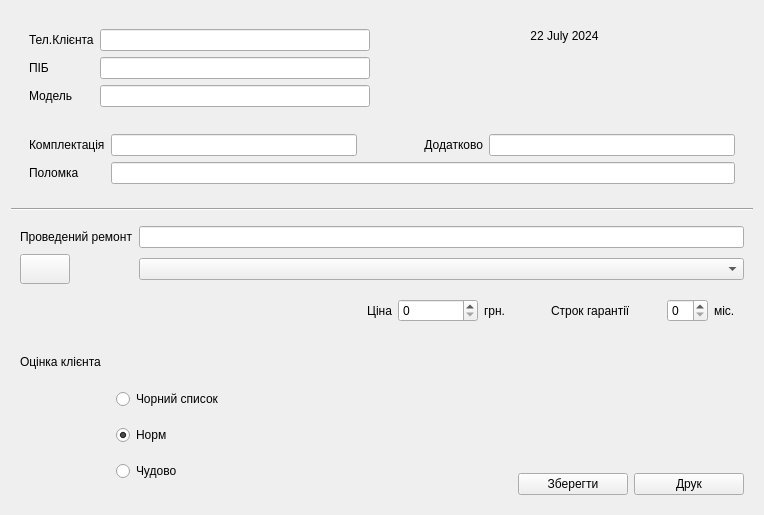
        <widget class="QWidget" name="tabOutCheck">
         <attribute name="title">
          <string>Талон</string>
         </attribute>
         <layout class="QGridLayout" name="gridLayout_6">
          <item row="0" column="0" colspan="2">
           <widget class="QWidget" name="widget_8" native="true">
            <layout class="QGridLayout" name="gridLayout_15">
             <item row="0" column="0">
              <widget class="QWidget" name="widget_9" native="true">
               <layout class="QGridLayout" name="gridLayout_12">
                <item row="0" column="0">
                 <widget class="QLabel" name="label_18">
                  <property name="text">
                   <string>Тел.Клієнта</string>
                  </property>
                 </widget>
                </item>
                <item row="0" column="1">
                 <widget class="QLineEdit" name="lineEditCouponPhoneNum"/>
                </item>
                <item row="1" column="0">
                 <widget class="QLabel" name="label_19">
                  <property name="text">
                   <string>ПІБ</string>
                  </property>
                 </widget>
                </item>
                <item row="1" column="1">
                 <widget class="QLineEdit" name="lineEditCouponName"/>
                </item>
                <item row="2" column="0">
                 <widget class="QLabel" name="label_20">
                  <property name="text">
                   <string>Модель</string>
                  </property>
                 </widget>
                </item>
                <item row="2" column="1">
                 <widget class="QLineEdit" name="lineEditCouponModel"/>
                </item>
               </layout>
              </widget>
             </item>
             <item row="0" column="1">
              <widget class="QWidget" name="widget_10" native="true">
               <layout class="QGridLayout" name="gridLayout_14">
                <item row="3" column="0">
                 <spacer name="horizontalSpacer_20">
                  <property name="orientation">
                   <enum>Qt::Horizontal</enum>
                  </property>
                  <property name="sizeHint" stdset="0">
                   <size>
                    <width>40</width>
                    <height>20</height>
                   </size>
                  </property>
                 </spacer>
                </item>
                <item row="2" column="0">
                 <spacer name="verticalSpacer_2">
                  <property name="orientation">
                   <enum>Qt::Vertical</enum>
                  </property>
                  <property name="sizeHint" stdset="0">
                   <size>
                    <width>20</width>
                    <height>47</height>
                   </size>
                  </property>
                 </spacer>
                </item>
                <item row="1" column="0">
                 <widget class="QLabel" name="label_CouponDate">
                  <property name="minimumSize">
                   <size>
                    <width>150</width>
                    <height>0</height>
                   </size>
                  </property>
                  <property name="text">
                   <string>22 July 2024</string>
                  </property>
                  <property name="alignment">
                   <set>Qt::AlignCenter</set>
                  </property>
                 </widget>
                </item>
               </layout>
              </widget>
             </item>
             <item row="1" column="0" colspan="2">
              <widget class="QWidget" name="widget_11" native="true">
               <layout class="QGridLayout" name="gridLayout_13">
                <item row="0" column="0">
                 <widget class="QLabel" name="label_21">
                  <property name="text">
                   <string>Комплектація</string>
                  </property>
                 </widget>
                </item>
                <item row="0" column="1">
                 <widget class="QLineEdit" name="lineEditCouponPackage"/>
                </item>
                <item row="0" column="2">
                 <widget class="QLabel" name="label_23">
                  <property name="minimumSize">
                   <size>
                    <width>120</width>
                    <height>0</height>
                   </size>
                  </property>
                  <property name="text">
                   <string>Додатково</string>
                  </property>
                  <property name="alignment">
                   <set>Qt::AlignRight|Qt::AlignTrailing|Qt::AlignVCenter</set>
                  </property>
                 </widget>
                </item>
                <item row="0" column="3">
                 <widget class="QLineEdit" name="lineEditCouponAdditionalPack"/>
                </item>
                <item row="1" column="0">
                 <widget class="QLabel" name="label_22">
                  <property name="text">
                   <string>Поломка</string>
                  </property>
                 </widget>
                </item>
                <item row="1" column="1" colspan="3">
                 <widget class="QLineEdit" name="lineEditCouponBreakage"/>
                </item>
               </layout>
              </widget>
             </item>
            </layout>
           </widget>
          </item>
          <item row="1" column="0" colspan="2">
           <widget class="Line" name="line_3">
            <property name="orientation">
             <enum>Qt::Horizontal</enum>
            </property>
           </widget>
          </item>
          <item row="2" column="0" colspan="2">
           <widget class="QWidget" name="widget_12" native="true">
            <layout class="QGridLayout" name="gridLayout_16">
             <item row="0" column="0">
              <widget class="QLabel" name="label_24">
               <property name="text">
                <string>Проведений ремонт</string>
               </property>
              </widget>
             </item>
             <item row="0" column="1">
              <widget class="QLineEdit" name="lineEditCouponBreakFix"/>
             </item>
             <item row="1" column="1">
              <widget class="QComboBox" name="comboBoxCouponBreakFix"/>
             </item>
             <item row="2" column="0" colspan="2">
              <widget class="QWidget" name="widget_13" native="true">
               <layout class="QHBoxLayout" name="horizontalLayout_5">
                <item>
                 <spacer name="horizontalSpacer_16">
                  <property name="orientation">
                   <enum>Qt::Horizontal</enum>
                  </property>
                  <property name="sizeHint" stdset="0">
                   <size>
                    <width>40</width>
                    <height>20</height>
                   </size>
                  </property>
                 </spacer>
                </item>
                <item>
                 <widget class="QLabel" name="label_25">
                  <property name="minimumSize">
                   <size>
                    <width>90</width>
                    <height>0</height>
                   </size>
                  </property>
                  <property name="layoutDirection">
                   <enum>Qt::LeftToRight</enum>
                  </property>
                  <property name="text">
                   <string>Ціна</string>
                  </property>
                  <property name="alignment">
                   <set>Qt::AlignRight|Qt::AlignTrailing|Qt::AlignVCenter</set>
                  </property>
                 </widget>
                </item>
                <item>
                 <widget class="QSpinBox" name="spinBoxCouponPrice">
                  <property name="minimumSize">
                   <size>
                    <width>80</width>
                    <height>0</height>
                   </size>
                  </property>
                  <property name="maximum">
                   <number>1000000</number>
                  </property>
                  <property name="singleStep">
                   <number>50</number>
                  </property>
                 </widget>
                </item>
                <item>
                 <widget class="QLabel" name="label_27">
                  <property name="text">
                   <string>грн.</string>
                  </property>
                 </widget>
                </item>
                <item>
                 <spacer name="horizontalSpacer_14">
                  <property name="orientation">
                   <enum>Qt::Horizontal</enum>
                  </property>
                  <property name="sizeType">
                   <enum>QSizePolicy::Fixed</enum>
                  </property>
                  <property name="sizeHint" stdset="0">
                   <size>
                    <width>40</width>
                    <height>20</height>
                   </size>
                  </property>
                 </spacer>
                </item>
                <item>
                 <widget class="QLabel" name="label_26">
                  <property name="minimumSize">
                   <size>
                    <width>110</width>
                    <height>0</height>
                   </size>
                  </property>
                  <property name="text">
                   <string>Строк гарантії</string>
                  </property>
                 </widget>
                </item>
                <item>
                 <widget class="QSpinBox" name="spinBoxCouponWarranty">
                  <property name="singleStep">
                   <number>3</number>
                  </property>
                 </widget>
                </item>
                <item>
                 <widget class="QLabel" name="label_28">
                  <property name="text">
                   <string>міс.</string>
                  </property>
                 </widget>
                </item>
               </layout>
              </widget>
             </item>
             <item row="1" column="0">
              <widget class="QPushButton" name="pushButtonOpenClientFile">
               <property name="sizePolicy">
                <sizepolicy hsizetype="Fixed" vsizetype="Fixed">
                 <horstretch>0</horstretch>
                 <verstretch>0</verstretch>
                </sizepolicy>
               </property>
               <property name="minimumSize">
                <size>
                 <width>30</width>
                 <height>30</height>
                </size>
               </property>
               <property name="maximumSize">
                <size>
                 <width>50</width>
                 <height>40</height>
                </size>
               </property>
               <property name="text">
                <string/>
               </property>
               <property name="icon">
                <iconset>
                 <normaloff>document.png</normaloff>document.png</iconset>
               </property>
               <property name="checkable">
                <bool>true</bool>
               </property>
              </widget>
             </item>
            </layout>
           </widget>
          </item>
          <item row="3" column="0" rowspan="2">
           <widget class="QWidget" name="widget_14" native="true">
            <layout class="QGridLayout" name="gridLayout_17">
             <item row="0" column="0" rowspan="2">
              <widget class="QLabel" name="label_29">
               <property name="text">
                <string>Оцінка клієнта</string>
               </property>
              </widget>
             </item>
             <item row="2" column="1">
              <widget class="QWidget" name="widget_15" native="true">
               <property name="minimumSize">
                <size>
                 <width>140</width>
                 <height>90</height>
                </size>
               </property>
               <layout class="QVBoxLayout" name="verticalLayout_2">
                <item>
                 <widget class="QRadioButton" name="radioButtonClientRateBlack">
                  <property name="minimumSize">
                   <size>
                    <width>200</width>
                    <height>30</height>
                   </size>
                  </property>
                  <property name="text">
                   <string>Чорний список</string>
                  </property>
                 </widget>
                </item>
                <item>
                 <widget class="QRadioButton" name="radioButtonClientRateNorm">
                  <property name="minimumSize">
                   <size>
                    <width>0</width>
                    <height>30</height>
                   </size>
                  </property>
                  <property name="text">
                   <string>Норм</string>
                  </property>
                  <property name="checked">
                   <bool>true</bool>
                  </property>
                 </widget>
                </item>
                <item>
                 <widget class="QRadioButton" name="radioButtonClientRatePerfect">
                  <property name="minimumSize">
                   <size>
                    <width>0</width>
                    <height>30</height>
                   </size>
                  </property>
                  <property name="text">
                   <string>Чудово</string>
                  </property>
                 </widget>
                </item>
               </layout>
              </widget>
             </item>
            </layout>
           </widget>
          </item>
          <item row="3" column="1">
           <spacer name="verticalSpacer_3">
            <property name="orientation">
             <enum>Qt::Vertical</enum>
            </property>
            <property name="sizeHint" stdset="0">
             <size>
              <width>20</width>
              <height>40</height>
             </size>
            </property>
           </spacer>
          </item>
          <item row="4" column="1">
           <widget class="QWidget" name="widget_16" native="true">
            <layout class="QHBoxLayout" name="horizontalLayout_6">
             <item>
              <spacer name="horizontalSpacer_17">
               <property name="orientation">
                <enum>Qt::Horizontal</enum>
               </property>
               <property name="sizeHint" stdset="0">
                <size>
                 <width>169</width>
                 <height>20</height>
                </size>
               </property>
              </spacer>
             </item>
             <item>
              <widget class="QPushButton" name="pushButtonCouponSave">
               <property name="minimumSize">
                <size>
                 <width>110</width>
                 <height>0</height>
                </size>
               </property>
               <property name="text">
                <string>Зберегти</string>
               </property>
              </widget>
             </item>
             <item>
              <widget class="QPushButton" name="pushButtonCouponPrint">
               <property name="minimumSize">
                <size>
                 <width>110</width>
                 <height>0</height>
                </size>
               </property>
               <property name="text">
                <string>Друк</string>
               </property>
              </widget>
             </item>
            </layout>
           </widget>
          </item>
         </layout>
        </widget>
